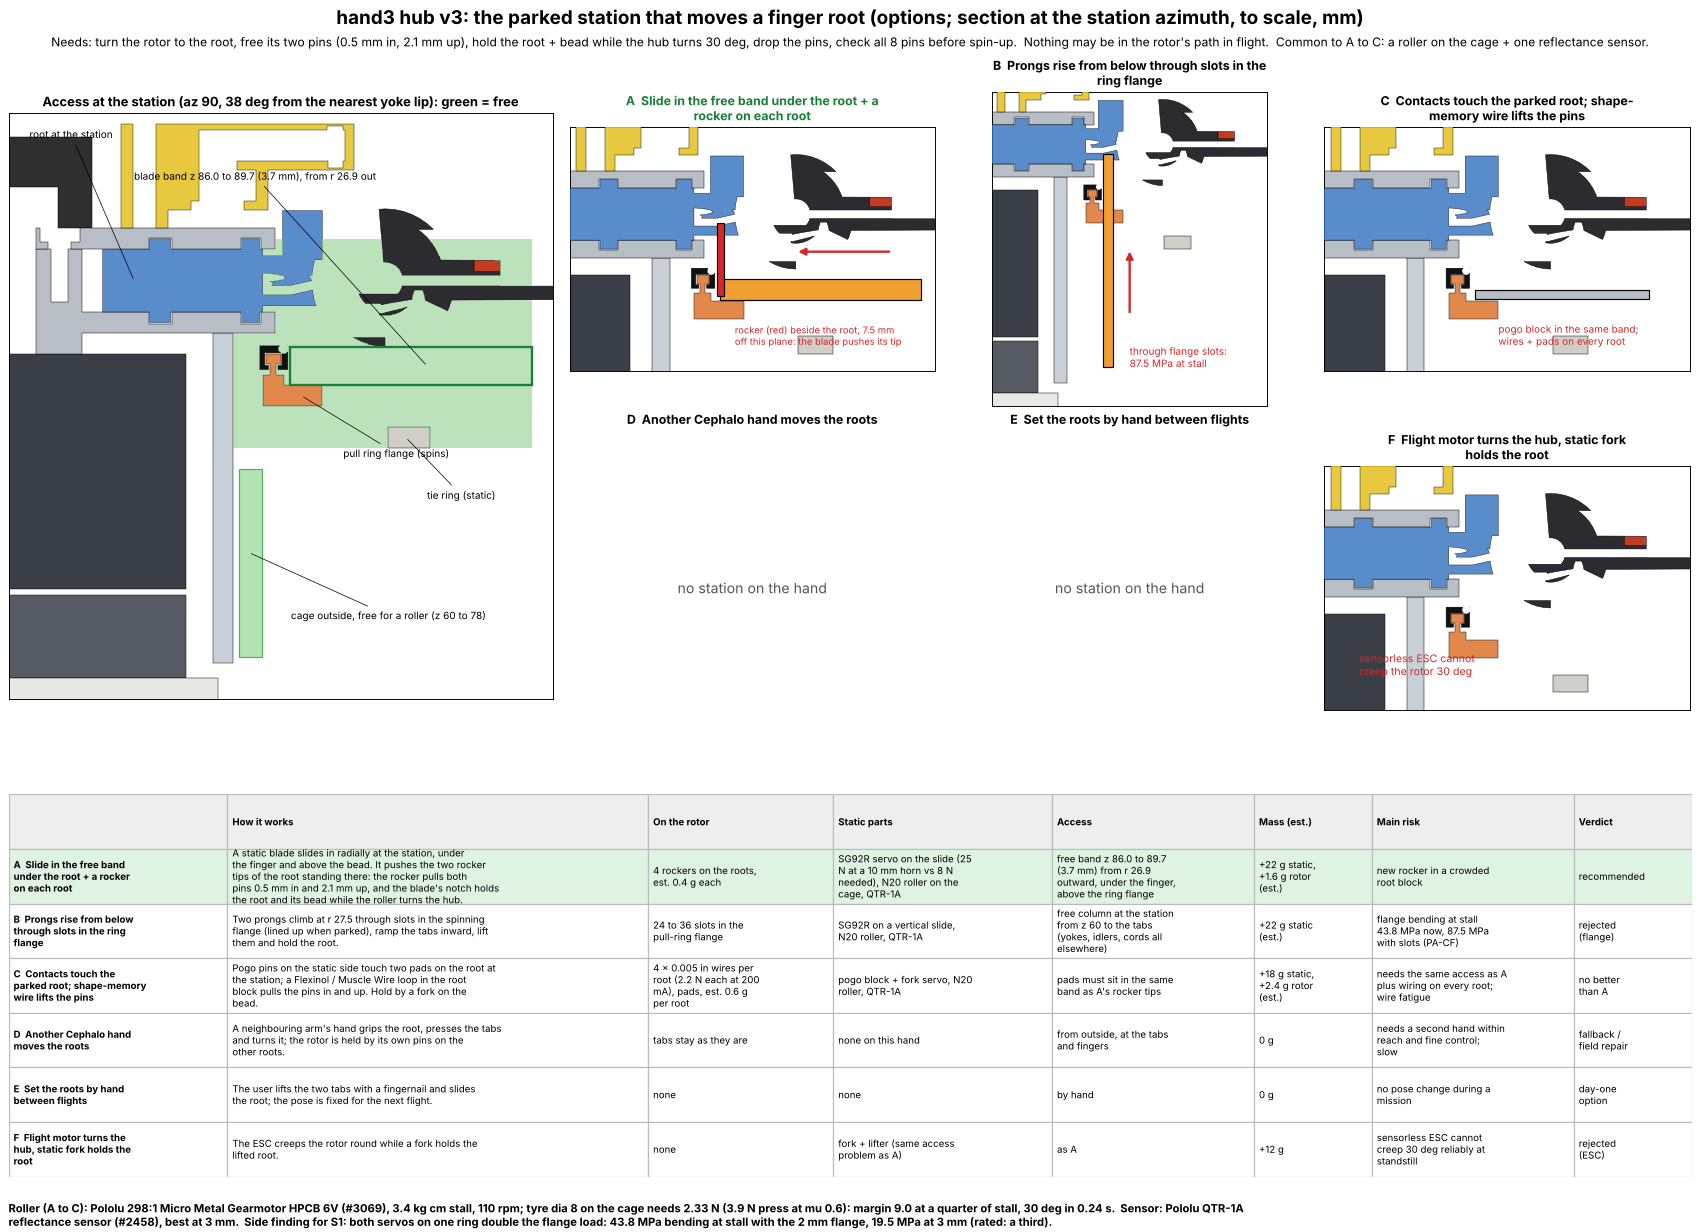

Reproduce this figure in Python.
"""hand3 hub v3: the parked station that moves a finger root (options study, 2026-11-19).
The station must, with the rotor parked: (1) turn the rotor so a chosen root faces it, (2) free that root's two latch pins
(0.5 mm inward, then 2.1 mm up), (3) hold that root and its bead while the hub turns 30 deg steps under it, (4) drop the pins,
(5) read all eight pins down and the four root positions before spin-up.  Nothing of it may be in the rotor's path in flight.
Access: r-z section through the station azimuth from the CAD, plus the clearance numbers.  Part data from maker pages; loads est.
Writes hand3_station_study.png / .json"""
import os, sys, json, textwrap
import numpy as np, matplotlib
matplotlib.use("Agg")
import matplotlib.pyplot as plt
from matplotlib.patches import Polygon, Rectangle, FancyArrowPatch
HERE = os.path.dirname(os.path.abspath(__file__)); sys.path.insert(0, os.path.join(HERE, "hand3e")); os.chdir(os.path.join(HERE, "hand3e"))
import hand3_design as H, hand3_cad as C, hand3_hubc as HC, hand3_hub_v3 as V3
os.chdir(HERE)
V = V3.V; HUB = json.load(open("hand3e/hand3_hubc.json"))
AZ = 90.0                                                                     # station azimuth: clear of all four yoke lips
lips = [(HC.HALVES[k][0] - HC.LIP_HALF, HC.HALVES[k][0] + HC.LIP_HALF) for k in HC.HALVES]
lip_gap = min(min(abs((AZ - a0 + 180) % 360 - 180), abs((AZ - a1 + 180) % 360 - 180)) for a0, a1 in lips)
# --- loads ---
T_ROT = 0.05                                                                  # N m to turn the parked rotor: SE 2816 cogging 0.03 (est.) + drag
R_CAGE = HC.R_CAGE[1]; ROLL_D = 8.0; MU = 0.6
F_t = T_ROT / (R_CAGE * 1e-3); F_n = F_t / MU
N20 = dict(name="Pololu 298:1 Micro Metal Gearmotor HPCB 6V (#3069)", stall_kgcm=3.4, rpm=110, stall_A=1.5, g=10.5)
roll_T = F_t * ROLL_D / 2 * 1e-3; n20_T = N20["stall_kgcm"] * 0.0981
rotor_rpm = N20["rpm"] * ROLL_D / (2 * R_CAGE); t30 = 30 / 360 / rotor_rpm * 60
SG = dict(name="TowerPro SG92R micro servo (Adafruit #169)", stall_kgcm=2.5, g=9.0)
F_pins = 2 * 3.0 + 2.0                                                        # two pin springs + friction (est.)
sg_T = SG["stall_kgcm"] * 0.0981; horn = 10.0; sg_F = sg_T / (horn * 1e-3)
QTR = dict(name="Pololu QTR-1A reflectance sensor (#2458)", range_mm=(3, 6), g=0.2)
SMA = dict(name="Muscle Wire 0.005 in (SparkFun COM-11899)", pull_N=0.49 * 4.448, mA=200)
n_sma = int(np.ceil(F_pins / SMA["pull_N"]))
# ring flange under S1 (both servos on the base ring): bending at the band, per lip
spool_F = HUB["servo"]["stall"] / (HUB["spool_r"] * 1e-3) if "spool_r" in HUB else HUB["servo"]["stall"] / 4e-3
ring_F = 2 * HUB["base"]["F_stall_finger"] * 4                               # both servos, stall, at the ring (1:1 before the tackle)
per_lip = ring_F / 4; arm = (HC.R_LIP_OUT[0] + 0.6 + HC.R_FL_OUT) / 2 - HC.R_OUT[1]; L_lip = np.radians(2 * HC.LIP_HALF) * (HC.R_OUT[1] + arm)
def flange_MPa(t): return per_lip * arm / (L_lip * t * t / 6)
flange = dict(ring_force_stall_N=round(ring_F), per_lip_N=round(per_lip), arm_mm=round(arm, 2), MPa_t2=round(flange_MPa(2.0), 1), MPa_t3=round(flange_MPa(3.0), 1),
              MPa_t2_with_slots=round(flange_MPa(2.0) / 0.5, 1))
# --- free space at the station: every part sliced in the plane of the station azimuth, rasterised in (r, z) at 0.1 mm ---
from matplotlib.path import Path
def section_polys(m):
    s = m.rotate([0, 0, -AZ]).rotate([-90, 0, 0]); return [np.asarray(p) for p in s.slice(0.0).to_polygons() if len(p) > 2]
def occupancy(dz_ring=0.0):
    Pp = HC._parts(); hw_ = HC.hardware(); parts = [Pp["cage"][0], (Pp["ring_out"][0] + V3.ring_rail()).translate([0, 0, -dz_ring]), Pp["tie_ring"][0], V3.base_disc(), V3.top_disc(),
             V3.root_block(AZ), V3.bead(AZ).translate([0, 0, -dz_ring]), V3.spring_box(AZ, 0)] + list(V3.finger(AZ).values()) + [V3.latch_pin(AZ, s) for s in (-1, 1)]
    rr = np.arange(20.0, 50.0, 0.1) + 0.05; zz = np.arange(80.0, 100.0, 0.1) + 0.05; Rg, Zg = np.meshgrid(rr, zz, indexing="ij"); pts = np.c_[Rg.ravel(), Zg.ravel()]
    occ = np.zeros(len(pts), bool)
    for m in parts:
        inside = np.zeros(len(pts), bool)
        for p in section_polys(m): inside ^= Path(p).contains_points(pts)           # even-odd within a part: its holes stay free
        occ |= inside                                                                # parts overlap only where they touch
    return rr, zz, occ.reshape(len(rr), len(zz))
def blade_band(rr, zz, occ, r0, r1, z_lo=82.6):
    """Largest z interval free for every r in [r0, r1] (a blade sliding radially in to r0)."""
    sel = (rr >= r0) & (rr <= r1); free = ~occ[sel].any(axis=0) & (zz > z_lo)
    best, cur = (0, None), None
    for i, f in enumerate(free):
        if f: cur = i if cur is None else cur
        if (not f or i == len(free) - 1) and cur is not None:
            j = i if f else i - 1
            if zz[j] - zz[cur] > best[0]: best = (zz[j] - zz[cur] + 0.1, (zz[cur] - 0.05, zz[j] + 0.05))
            cur = None
    return best
RR, ZZ, OCC = occupancy()
band_w, band_z = blade_band(RR, ZZ, OCC, V["bead"]["r"][1] + 0.2, 46.0)
band = dict(r_in=V["bead"]["r"][1] + 0.2, z=(round(band_z[0], 2), round(band_z[1], 2)), height=round(band_w, 2))

opts = [
 dict(key="A", name="Slide in the free band under the root + a rocker on each root",
      how="A static blade slides in radially at the station, under the finger and above the bead. It pushes the two rocker tips of the root standing there: the rocker pulls both pins 0.5 mm in and 2.1 mm up, and the blade's notch holds the root and its bead while the roller turns the hub.",
      rotor="4 rockers on the roots, est. 0.4 g each",
      static=f"SG92R servo on the slide ({sg_F:.0f} N at a 10 mm horn vs {F_pins:.0f} N needed), N20 roller on the cage, QTR-1A",
      access=f"free band z {band['z'][0]:.1f} to {band['z'][1]:.1f} ({band['height']:.1f} mm) from r {band['r_in']:.1f} outward, under the finger, above the ring flange",
      mass="+22 g static, +1.6 g rotor (est.)", risk="new rocker in a crowded root block", verdict="recommended", tint=True),
 dict(key="B", name="Prongs rise from below through slots in the ring flange",
      how="Two prongs climb at r 27.5 through slots in the spinning flange (lined up when parked), ramp the tabs inward, lift them and hold the root.",
      rotor="24 to 36 slots in the pull-ring flange", static="SG92R on a vertical slide, N20 roller, QTR-1A",
      access="free column at the station from z 60 to the tabs (yokes, idlers, cords all elsewhere)",
      mass="+22 g static (est.)", risk=f"flange bending at stall {flange['MPa_t2']} MPa now, {flange['MPa_t2_with_slots']} MPa with slots (PA-CF)", verdict="rejected (flange)"),
 dict(key="C", name="Contacts touch the parked root; shape-memory wire lifts the pins",
      how="Pogo pins on the static side touch two pads on the root at the station; a Flexinol / Muscle Wire loop in the root block pulls the pins in and up. Hold by a fork on the bead.",
      rotor=f"{n_sma} x 0.005 in wires per root ({SMA['pull_N']:.1f} N each at {SMA['mA']} mA), pads, est. 0.6 g per root", static="pogo block + fork servo, N20 roller, QTR-1A",
      access="pads must sit in the same band as A's rocker tips", mass="+18 g static, +2.4 g rotor (est.)",
      risk="needs the same access as A plus wiring on every root; wire fatigue", verdict="no better than A"),
 dict(key="D", name="Another Cephalo hand moves the roots",
      how="A neighbouring arm's hand grips the root, presses the tabs and turns it; the rotor is held by its own pins on the other roots.",
      rotor="tabs stay as they are", static="none on this hand", access="from outside, at the tabs and fingers", mass="0 g",
      risk="needs a second hand within reach and fine control; slow", verdict="fallback / field repair"),
 dict(key="E", name="Set the roots by hand between flights",
      how="The user lifts the two tabs with a fingernail and slides the root; the pose is fixed for the next flight.",
      rotor="none", static="none", access="by hand", mass="0 g", risk="no pose change during a mission", verdict="day-one option"),
 dict(key="F", name="Flight motor turns the hub, static fork holds the root",
      how="The ESC creeps the rotor round while a fork holds the lifted root.",
      rotor="none", static="fork + lifter (same access problem as A)", access="as A",
      mass="+12 g", risk="sensorless ESC cannot creep 30 deg reliably at standstill", verdict="rejected (ESC)"),
]
common = dict(roller=dict(part=N20["name"], contact=f"rubber tyre dia {ROLL_D:g} on the cage outside (r {R_CAGE}), z 62 to 78, now free with the inner ring gone",
                          needed_Nm_at_rotor=T_ROT, tangential_N=round(F_t, 2), press_N=round(F_n, 1), roller_Nm=round(roll_T, 4), N20_stall_Nm=round(n20_T, 3),
                          margin_at_25pct_of_stall=round(0.25 * n20_T / roll_T, 1), rotor_rpm=round(rotor_rpm, 1), seconds_per_30deg=round(t30, 2)),
              servo=dict(part=SG["name"], force_at_10mm_N=round(sg_F, 1), need_N=F_pins), sensor=dict(part=QTR["name"], range_mm=QTR["range_mm"]),
              station_az=AZ, gap_to_nearest_lip_deg=round(lip_gap, 1), service_band=band, flange_S1=flange)
json.dump(dict(common=common, options=opts), open("hand3_station_study.json", "w"), indent=1, default=float)

fig = plt.figure(figsize=(20, 14.5), facecolor="white")
fig.suptitle("hand3 hub v3: the parked station that moves a finger root (options; section at the station azimuth, to scale, mm)", fontsize=16, fontweight="bold", y=0.995)
fig.text(0.5, 0.962, "Needs: turn the rotor to the root, free its two pins (0.5 mm in, 2.1 mm up), hold the root + bead while the hub turns 30 deg, drop the pins, check all 8 pins before spin-up.  "
         "Nothing may be in the rotor's path in flight.  Common to A to C: a roller on the cage + one reflectance sensor.", ha="center", fontsize=10.3)
def sec(ax, m, fc, alpha=1.0, z=1):
    s = m.rotate([0, 0, -AZ]).rotate([-90, 0, 0])
    for poly in s.slice(0.0).to_polygons():
        p = np.asarray(poly)
        if len(p) > 2: ax.add_patch(Polygon(p, closed=True, fc=fc, ec="black", lw=0.4, alpha=alpha, zorder=z))
P = HC._parts(); hw = HC.hardware()
def base(ax, dz_ring=0.0):
    sec(ax, P["cage"][0], "#c9cfd6"); sec(ax, (P["ring_out"][0] + V3.ring_rail()).translate([0, 0, -dz_ring]), "#e07b39", 0.9); sec(ax, hw["motor_base"], "#555a63")
    sec(ax, HC.frame(), "#e9e9e4"); sec(ax, P["tie_ring"][0], "#cfcfc8"); sec(ax, V3.base_disc(), "#b8bec6", z=2); sec(ax, V3.top_disc(), "#b8bec6", z=2)
    sec(ax, V3.root_block(AZ), "#2f6fbf", 0.8, z=3); sec(ax, V3.bead(AZ).translate([0, 0, -dz_ring]), "#111", z=4)
    for n, m in V3.finger(AZ).items(): sec(ax, m, "#2b2b30" if "phalanx" in n else "#c23b22", z=3)
    sec(ax, V3.spring_box(AZ, 0), "#e6c229", 0.9, z=3); sec(ax, C.parts()["heel"], "#2f2f2f")
    bell = C.cyl(17, H.Z["pack1"] + 8.5, H.Z["motor_top"]); sec(ax, bell, "#3a3f47")
    ax.set_xlim(0, 52); ax.set_ylim(56, 112); ax.set_aspect("equal"); ax.set_xticks([]); ax.set_yticks([])
ax = fig.add_axes([0.005, 0.40, 0.32, 0.54]); base(ax)
ax.imshow(np.where(OCC, np.nan, 1.0).T, origin="lower", extent=[RR[0] - 0.05, RR[-1] + 0.05, ZZ[0] - 0.05, ZZ[-1] + 0.05], cmap="Greens", vmin=0, vmax=2.2, alpha=0.55, zorder=5, interpolation="nearest")
ax.add_patch(Rectangle((band["r_in"], band["z"][0]), 50 - band["r_in"], band["z"][1] - band["z"][0], fill=False, ec="#1a7f37", lw=2, zorder=6))
ax.add_patch(Rectangle((22.0, 60.0), 2.2, 18.0, fc="#7fd37f", alpha=0.6, ec="green", lw=1, zorder=6))
for txt, xy, xt in ((f"blade band z {band['z'][0]:.1f} to {band['z'][1]:.1f} ({band['height']:.1f} mm), from r {band['r_in']:.1f} out", (40, sum(band["z"]) / 2), (12, 106)),
                    ("cage outside, free for a roller (z 60 to 78)", (23, 70), (27, 64)), ("pull ring flange (spins)", (28, 85), (32, 79.5)),
                    ("root at the station", (12, 96), (2, 110)), ("tie ring (static)", (38, 81), (40, 75.5))):
    ax.annotate(txt, xy, xt, fontsize=8.5, arrowprops=dict(arrowstyle="-", lw=0.6), va="center", zorder=7)
ax.set_title(f"Access at the station (az {AZ:.0f}, {lip_gap:.0f} deg from the nearest yoke lip): green = free", fontsize=11, fontweight="bold")
def arrow(ax, a, b, c="#d62728"): ax.add_patch(FancyArrowPatch(a, b, arrowstyle="-|>", mutation_scale=12, lw=2, color=c, zorder=8))
for i, o in enumerate(opts):
    ax = fig.add_axes([0.335 + (i % 3) * 0.222, 0.67 - (i // 3) * 0.275, 0.215, 0.255])
    if o["key"] in ("A", "C", "F"):
        base(ax); ax.set_ylim(78, 106); ax.set_xlim(10, 52)
        z0b, z1b = band["z"]
        if o["key"] == "A":
            ax.add_patch(Rectangle((band["r_in"] + 0.4, z0b + 0.2), 50 - band["r_in"], min(2.4, z1b - z0b - 0.4), fc="#f0a030", ec="black", zorder=7)); arrow(ax, (47, z1b + 2.0), (36, z1b + 2.0))
            ax.add_patch(Polygon([(band["r_in"], z0b + 0.6), (band["r_in"] + 0.8, z0b + 0.6), (band["r_in"] + 0.8, 95.0), (band["r_in"], 95.0)], fc="#d62728", ec="black", zorder=7))
            ax.text(29, 81, "rocker (red) beside the root, 7.5 mm\noff this plane: the blade pushes its tip", fontsize=8, color="#d62728")
        if o["key"] == "C":
            ax.add_patch(Rectangle((band["r_in"] + 0.4, z0b + 0.3), 20, 1.0, fc="#b8bcc4", ec="black", zorder=7)); ax.text(30, 81, "pogo block in the same band;\nwires + pads on every root", fontsize=8.5, color="#d62728")
        if o["key"] == "F": ax.text(14, 82, "sensorless ESC cannot\ncreep the rotor 30 deg", fontsize=9, color="#d62728")
    elif o["key"] == "B":
        base(ax); ax.set_ylim(56, 104); ax.set_xlim(10, 52)
        ax.add_patch(Rectangle((27.0, 62), 1.5, 32.5, fc="#f0a030", ec="black", zorder=7)); arrow(ax, (31, 70), (31, 80))
        ax.text(31, 62, f"through flange slots:\n{flange['MPa_t2_with_slots']} MPa at stall", fontsize=8.5, color="#d62728")
    else:
        ax.axis("off"); ax.text(0.5, 0.5, "no station on the hand", ha="center", va="center", fontsize=12, color="#555", transform=ax.transAxes)
    ax.set_title("\n".join(textwrap.wrap(f"{o['key']}  {o['name']}", 46)), fontsize=10.5, fontweight="bold", color="#1a7f37" if o.get("tint") else "black")
hdr = ("", "How it works", "On the rotor", "Static parts", "Access", "Mass (est.)", "Main risk", "Verdict")
rows = [hdr] + [(f"{o['key']}  {o['name']}", o["how"], o["rotor"], o["static"], o["access"], o["mass"], o["risk"], o["verdict"]) for o in opts]
tax = fig.add_axes([0.005, 0.045, 0.99, 0.31]); tax.axis("off"); Wc = [0.13, 0.25, 0.11, 0.13, 0.12, 0.07, 0.12, 0.07]; X = np.cumsum([0] + Wc[:-1]); wr = [26, 58, 24, 28, 26, 14, 26, 13]; n = len(rows)
for i, r_ in enumerate(rows):
    y = 1 - (i + 1) / n
    for j, c in enumerate(r_):
        tax.add_patch(Rectangle((X[j], y), Wc[j], 1 / n, fc="#dff3e3" if (i and opts[i - 1].get("tint")) else ("#eeeeee" if i == 0 else "white"), ec="#bbb", transform=tax.transAxes))
        tax.text(X[j] + 0.003, y + 0.5 / n, "\n".join(textwrap.wrap(c, wr[j])), transform=tax.transAxes, va="center", fontsize=8.2, fontweight="bold" if (i == 0 or j == 0) else "normal")
cm = common["roller"]
fig.text(0.005, 0.005, "\n".join(textwrap.wrap(
    f"Roller (A to C): {N20['name']}, {N20['stall_kgcm']} kg cm stall, {N20['rpm']} rpm; tyre dia {ROLL_D:g} on the cage needs {cm['tangential_N']} N ({cm['press_N']} N press at mu {MU}): "
    f"margin {cm['margin_at_25pct_of_stall']} at a quarter of stall, 30 deg in {cm['seconds_per_30deg']} s.  Sensor: {QTR['name']}, best at 3 mm.  "
    f"Side finding for S1: both servos on one ring double the flange load: {flange['MPa_t2']} MPa bending at stall with the 2 mm flange, {flange['MPa_t3']} MPa at 3 mm (rated: a third).", 230)),
    fontsize=9.5, fontweight="bold")
fig.savefig("hand3_station_study.png", dpi=85)
print(json.dumps(common, indent=1, default=float))
